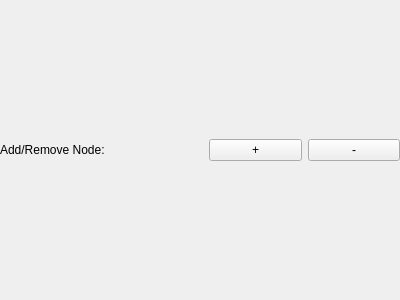
<?xml version="1.0" encoding="UTF-8"?>
<ui version="4.0">
 <class>qSlicerIGTLIONodeSelectorWidget</class>
 <widget class="QWidget" name="qSlicerIGTLIONodeSelectorWidget">
  <property name="geometry">
   <rect>
    <x>0</x>
    <y>0</y>
    <width>400</width>
    <height>300</height>
   </rect>
  </property>
  <property name="sizePolicy">
   <sizepolicy hsizetype="Preferred" vsizetype="Preferred">
    <horstretch>0</horstretch>
    <verstretch>0</verstretch>
   </sizepolicy>
  </property>
  <property name="minimumSize">
   <size>
    <width>400</width>
    <height>0</height>
   </size>
  </property>
  <property name="windowTitle">
   <string>Form</string>
  </property>
  <layout class="QHBoxLayout" name="horizontalLayout">
   <property name="margin">
    <number>0</number>
   </property>
   <item>
    <widget class="QLabel" name="label">
     <property name="text">
      <string>Add/Remove Node:</string>
     </property>
    </widget>
   </item>
   <item>
    <widget class="qMRMLNodeComboBox" name="NodeSelector">
     <property name="enabled">
      <bool>true</bool>
     </property>
     <property name="nodeTypes">
      <stringlist>
       <string>vtkMRMLLinearTransformNode</string>
      </stringlist>
     </property>
     <property name="selectNodeUponCreation">
      <bool>true</bool>
     </property>
     <property name="addEnabled">
      <bool>true</bool>
     </property>
     <property name="removeEnabled">
      <bool>true</bool>
     </property>
    </widget>
   </item>
   <item>
    <widget class="QPushButton" name="AddNodeButton">
     <property name="text">
      <string>+</string>
     </property>
    </widget>
   </item>
   <item>
    <widget class="QPushButton" name="RemoveNodeButton">
     <property name="text">
      <string>-</string>
     </property>
    </widget>
   </item>
  </layout>
 </widget>
 <customwidgets>
  <customwidget>
   <class>qMRMLNodeComboBox</class>
   <extends>QWidget</extends>
   <header>qMRMLNodeComboBox.h</header>
  </customwidget>
 </customwidgets>
 <resources/>
 <connections/>
</ui>
